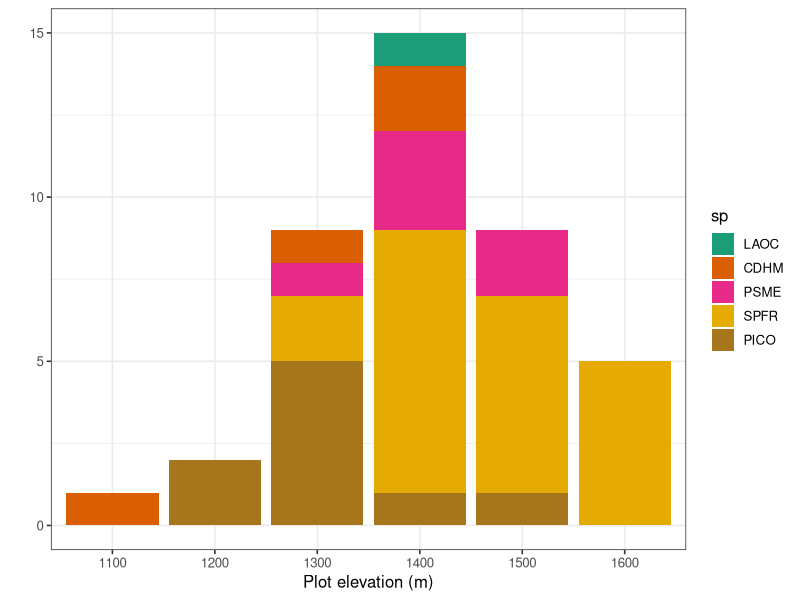
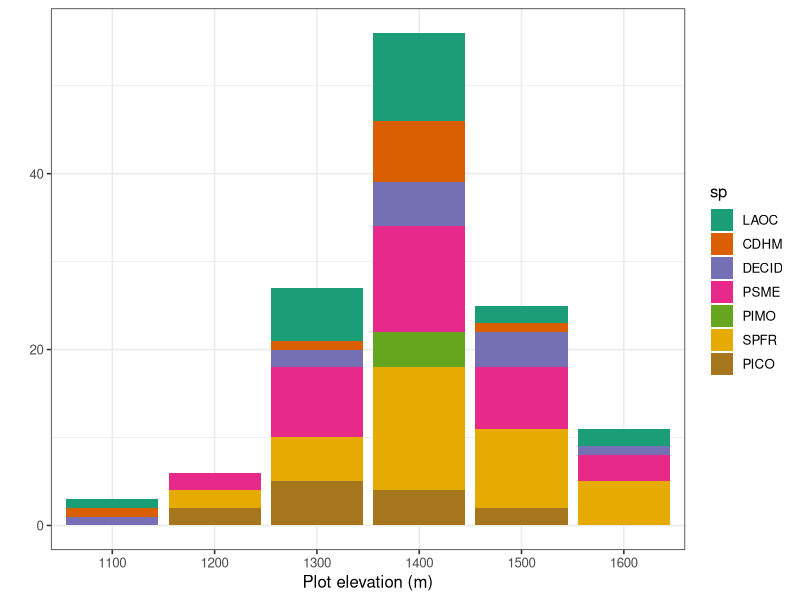

The R script that drew these images, in order:
library(tidyverse)

plot_df <- read_csv('data/glac_plot_data_2019.csv') 

prefire_df <- plot_df %>% 
  dplyr::select(starts_with('plot'), starts_with('prefire'), phys.phys_elev) %>% 
  gather(key, value, -prefire_n_quads, -starts_with('plot'), -starts_with('phys')) %>% 
  separate(key, into = c('del1','del2','del3','del4','quad','tree','variable','other'), sep = "_") %>% 
  dplyr::select(-del1, -del2, -del3, -del4, other, -starts_with('plot.plot_'), -starts_with('plot.utm_')) %>%
  filter(!is.na(value)) %>% 
  # Must merge 'other' species, which are stored as separate rows
  spread(., variable, value) %>%
  mutate_at(vars(tree,cones,dbh,serotinous), as.numeric) %>% 
  group_by(plot.name, phys.phys_elev, prefire_n_quads, quad, tree) %>% 
  summarise(sp = as.factor(sp[1]),
            cones = max(cones, na.rm = T),
            dbh = max(dbh, na.rm = T),
            serotinous = max(serotinous, na.rm = T)) %>% 
  # Just tidy artifacts of finding max of two NA's, enforce no serotiny w/o cones
  mutate(cones = ifelse(cones == -Inf, 0, 
                        ifelse(is.na(cones), 0, cones))) %>% 
  mutate(serotinous = ifelse(cones == 0, NA,
                             ifelse(cones == 1 & serotinous == -Inf, 0,
                                    ifelse(cones == -Inf, 0, serotinous)))) %>% 
  # Temporarily filter out the 6 (of 2093) trees we forgot to record the species of... 
  # Condense some species into groups
  mutate(sp = fct_collapse(sp, DECID = c('BEPA','ACGL','ACOC'), CDHM = c('TSHE','THPL'), SPFR = c('ABGR','PIEN','ABLA') )) %>% 
  filter(!is.na(sp))


prefire_stats <- prefire_df %>% 
  # Calculate some actual statistics!
  mutate(basal = (pi * (dbh/2)^2)/1000000) %>%  # cross-sectional area in m2 (dbh was measured in mm)
  group_by(plot.name, phys.phys_elev, sp) %>% 
  summarise(stems = n(),
            area = (max(prefire_n_quads) * (0.07/4)), # area in ha
            density = (stems/area),
            serotiny = sum(serotinous, na.rm = T)/sum(cones),
            mean_dbh = mean(dbh),
            basal = mean(basal)/area) %>% 
  ungroup() %>% 
  #view()
  mutate(plot.name = fct_reorder(plot.name, phys.phys_elev),
         elev_class = as.factor(round(phys.phys_elev/100))) %>% 
  #group_by(plot.name) %>%
  group_by(elev_class) %>%
  mutate(site_basal = sum(basal)/max(area),
         site_stems = sum(stems),
         site_area = max(area),
         site_density = sum(density)) %>%
  #group_by(plot.name, sp) %>%
  group_by(elev_class, sp) %>% 
  mutate(impval = (stems/site_stems) + (basal/site_basal)) %>%
  group_by(plot.name) %>% 
  top_n(1, impval) 
  

# Colors
sp_cols <- c('LAOC' = '#1b9e77', 'CDHM' = '#d95f02', 'DECID' = '#7570b3',
             'PSME' = '#e7298a', 'PIMO' = '#66a61e', 'SPFR' = '#e6ab02','PICO' = '#a6761d')

ggplot(prefire_stats) +
  geom_bar(aes(x = elev_class, fill = sp)) +
  scale_x_discrete(labels = sort(unique(round(prefire_df$phys.phys_elev/100)*100))) +
  #scale_x_discrete(labels = sort(unique(prefire_df$phys.phys_elev))) +
  scale_fill_manual(values = sp_cols) +
  #scale_y_continuous(labels = c(0,1,2), breaks = c(0,1,2)) +
  theme_bw(base_size = 12) +
  labs(x = 'Plot elevation (m)', y = '')



prefire_df %>% 
  # Calculate some actual statistics!
  mutate(basal = (pi * (dbh/2)^2)/1000000) %>%  # cross-sectional area in m2 (dbh was measured in mm)
  group_by(plot.name, phys.phys_elev, sp) %>% 
  summarise(stems = n(),
            area = (max(prefire_n_quads) * (0.07/4)), # area in ha
            density = (stems/area),
            serotiny = sum(serotinous, na.rm = T)/sum(cones),
            mean_dbh = mean(dbh),
            basal = mean(basal)/area) %>% 
  ungroup() %>% 
  #view()
  mutate(plot.name = fct_reorder(plot.name, phys.phys_elev),
         elev_class = as.factor(round(phys.phys_elev/100))) %>% 
  ggplot() +
    geom_bar(aes(x = elev_class, fill = sp)) +
    scale_x_discrete(labels = sort(unique(round(prefire_df$phys.phys_elev/100)*100))) +
    #scale_x_discrete(labels = sort(unique(prefire_df$phys.phys_elev))) +
    scale_fill_manual(values = sp_cols) +
    #scale_y_continuous(labels = c(0,1,2), breaks = c(0,1,2)) +
    theme_bw(base_size = 12) +
    labs(x = 'Plot elevation (m)', y = '')


# %>% 
#   group_by(name, plot_fire,plot_elevation_cat,plot_aspect_cat, plot_direction, tree, variable, value) %>% 
#   summarise(ha = length(unique(quadrant)) * (0.07/4)) %>% 
#   group_by(name, plot_fire,plot_elevation_cat,plot_aspect_cat, plot_direction, variable) 


  
